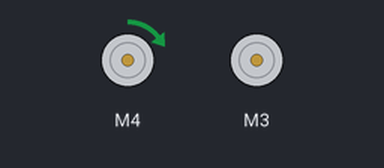
This sketch was run on a simulated Arduino Uno, built with avr-gcc and run on an emulated ATmega328P. On the bench: 2 × DC motor (green arrow = forward, orange = backward, longer = faster).

Above: at 0.05 s.
At 2.35 s:
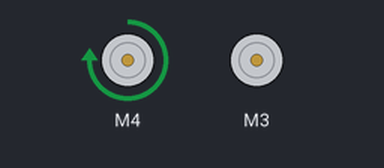
At 4.65 s:
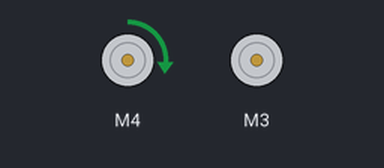
At 9.8 s:
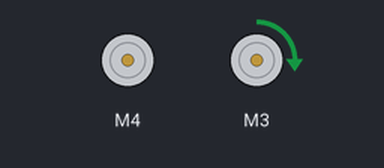
Timing chart, 0 to 13.3 s (numbered marks = the images above):
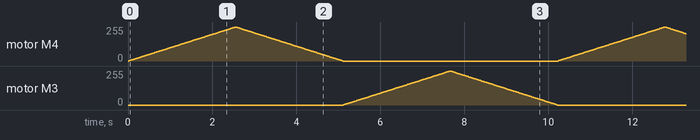

The sketch:

MotorTest.ino
```cpp
#include <AFMotor.h>

AF_DCMotor motorr(4);
AF_DCMotor motorl(3);
void setup() {
  Serial.begin(9600);

}

void loop() {

  motorr.run(FORWARD);
  for (int i=0; i<255; i++) {
    motorr.setSpeed(i);
    delay(10);
 }

  for (int i=255; i!=0; i--) {
    motorr.setSpeed(i);
    delay(10);
 }
 motorr.run(RELEASE);

  motorl.run(FORWARD);
  for (int i=0; i<255; i++) {
    motorl.setSpeed(i);
    delay(10);
 }

  for (int i=255; i!=0; i--) {
    motorl.setSpeed(i);
    delay(10);
 }
 motorl.run(RELEASE);


}
```
